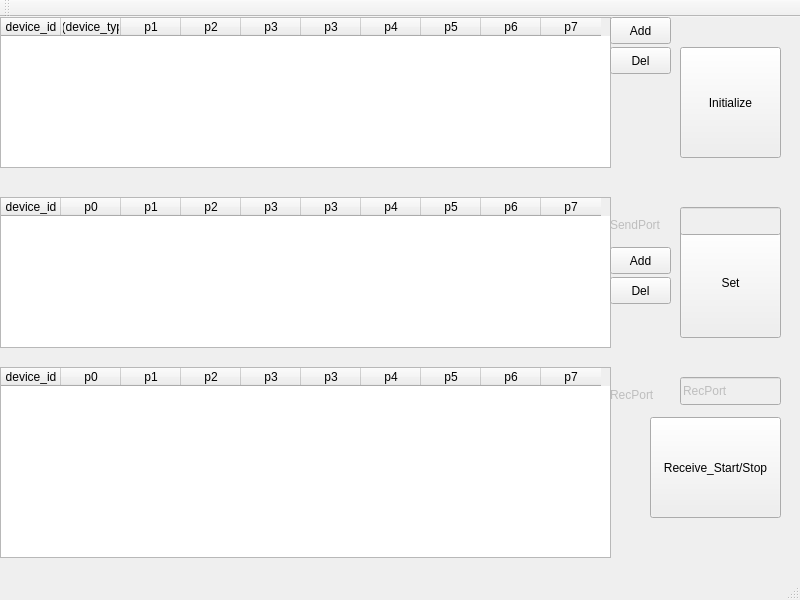
<?xml version="1.0" encoding="UTF-8"?>
<ui version="4.0">
 <class>MainWindow</class>
 <widget class="QMainWindow" name="MainWindow">
  <property name="geometry">
   <rect>
    <x>0</x>
    <y>0</y>
    <width>800</width>
    <height>600</height>
   </rect>
  </property>
  <property name="windowTitle">
   <string>MainWindow</string>
  </property>
  <widget class="QWidget" name="centralWidget">
   <widget class="QTableWidget" name="TabRec">
    <property name="geometry">
     <rect>
      <x>0</x>
      <y>350</y>
      <width>611</width>
      <height>191</height>
     </rect>
    </property>
    <attribute name="horizontalHeaderDefaultSectionSize">
     <number>60</number>
    </attribute>
    <attribute name="verticalHeaderDefaultSectionSize">
     <number>20</number>
    </attribute>
    <column>
     <property name="text">
      <string>device_id</string>
     </property>
    </column>
    <column>
     <property name="text">
      <string>p0</string>
     </property>
    </column>
    <column>
     <property name="text">
      <string>p1</string>
     </property>
    </column>
    <column>
     <property name="text">
      <string>p2</string>
     </property>
    </column>
    <column>
     <property name="text">
      <string>p3</string>
     </property>
    </column>
    <column>
     <property name="text">
      <string>p3</string>
     </property>
    </column>
    <column>
     <property name="text">
      <string>p4</string>
     </property>
    </column>
    <column>
     <property name="text">
      <string>p5</string>
     </property>
    </column>
    <column>
     <property name="text">
      <string>p6</string>
     </property>
    </column>
    <column>
     <property name="text">
      <string>p7</string>
     </property>
    </column>
   </widget>
   <widget class="QTableWidget" name="TabInit">
    <property name="geometry">
     <rect>
      <x>0</x>
      <y>0</y>
      <width>611</width>
      <height>151</height>
     </rect>
    </property>
    <attribute name="horizontalHeaderDefaultSectionSize">
     <number>60</number>
    </attribute>
    <attribute name="verticalHeaderDefaultSectionSize">
     <number>20</number>
    </attribute>
    <column>
     <property name="text">
      <string>device_id</string>
     </property>
    </column>
    <column>
     <property name="text">
      <string>p0(device_type)</string>
     </property>
    </column>
    <column>
     <property name="text">
      <string>p1</string>
     </property>
    </column>
    <column>
     <property name="text">
      <string>p2</string>
     </property>
    </column>
    <column>
     <property name="text">
      <string>p3</string>
     </property>
    </column>
    <column>
     <property name="text">
      <string>p3</string>
     </property>
    </column>
    <column>
     <property name="text">
      <string>p4</string>
     </property>
    </column>
    <column>
     <property name="text">
      <string>p5</string>
     </property>
    </column>
    <column>
     <property name="text">
      <string>p6</string>
     </property>
    </column>
    <column>
     <property name="text">
      <string>p7</string>
     </property>
    </column>
   </widget>
   <widget class="QPushButton" name="BtInit">
    <property name="geometry">
     <rect>
      <x>680</x>
      <y>30</y>
      <width>101</width>
      <height>111</height>
     </rect>
    </property>
    <property name="text">
     <string>Initialize</string>
    </property>
   </widget>
   <widget class="QPushButton" name="BtRec">
    <property name="geometry">
     <rect>
      <x>650</x>
      <y>400</y>
      <width>131</width>
      <height>101</height>
     </rect>
    </property>
    <property name="text">
     <string>Receive_Start/Stop</string>
    </property>
   </widget>
   <widget class="QTableWidget" name="TabSet">
    <property name="geometry">
     <rect>
      <x>0</x>
      <y>180</y>
      <width>611</width>
      <height>151</height>
     </rect>
    </property>
    <attribute name="horizontalHeaderDefaultSectionSize">
     <number>60</number>
    </attribute>
    <attribute name="verticalHeaderDefaultSectionSize">
     <number>20</number>
    </attribute>
    <column>
     <property name="text">
      <string>device_id</string>
     </property>
    </column>
    <column>
     <property name="text">
      <string>p0</string>
     </property>
    </column>
    <column>
     <property name="text">
      <string>p1</string>
     </property>
    </column>
    <column>
     <property name="text">
      <string>p2</string>
     </property>
    </column>
    <column>
     <property name="text">
      <string>p3</string>
     </property>
    </column>
    <column>
     <property name="text">
      <string>p3</string>
     </property>
    </column>
    <column>
     <property name="text">
      <string>p4</string>
     </property>
    </column>
    <column>
     <property name="text">
      <string>p5</string>
     </property>
    </column>
    <column>
     <property name="text">
      <string>p6</string>
     </property>
    </column>
    <column>
     <property name="text">
      <string>p7</string>
     </property>
    </column>
   </widget>
   <widget class="QPushButton" name="BtSet">
    <property name="geometry">
     <rect>
      <x>680</x>
      <y>210</y>
      <width>101</width>
      <height>111</height>
     </rect>
    </property>
    <property name="text">
     <string>Set</string>
    </property>
   </widget>
   <widget class="QLineEdit" name="EditPortSend">
    <property name="enabled">
     <bool>false</bool>
    </property>
    <property name="geometry">
     <rect>
      <x>680</x>
      <y>190</y>
      <width>101</width>
      <height>28</height>
     </rect>
    </property>
   </widget>
   <widget class="QLabel" name="label">
    <property name="enabled">
     <bool>false</bool>
    </property>
    <property name="geometry">
     <rect>
      <x>610</x>
      <y>200</y>
      <width>59</width>
      <height>16</height>
     </rect>
    </property>
    <property name="text">
     <string>SendPort</string>
    </property>
   </widget>
   <widget class="QLineEdit" name="EditPortRec">
    <property name="enabled">
     <bool>false</bool>
    </property>
    <property name="geometry">
     <rect>
      <x>680</x>
      <y>360</y>
      <width>101</width>
      <height>28</height>
     </rect>
    </property>
    <property name="text">
     <string>RecPort</string>
    </property>
   </widget>
   <widget class="QLabel" name="label_2">
    <property name="enabled">
     <bool>false</bool>
    </property>
    <property name="geometry">
     <rect>
      <x>610</x>
      <y>370</y>
      <width>59</width>
      <height>16</height>
     </rect>
    </property>
    <property name="text">
     <string>RecPort</string>
    </property>
   </widget>
   <widget class="QPushButton" name="BtAddInit">
    <property name="geometry">
     <rect>
      <x>610</x>
      <y>0</y>
      <width>61</width>
      <height>27</height>
     </rect>
    </property>
    <property name="text">
     <string>Add</string>
    </property>
   </widget>
   <widget class="QPushButton" name="BtDelInit">
    <property name="geometry">
     <rect>
      <x>610</x>
      <y>30</y>
      <width>61</width>
      <height>27</height>
     </rect>
    </property>
    <property name="text">
     <string>Del</string>
    </property>
   </widget>
   <widget class="QPushButton" name="BtAddSet">
    <property name="geometry">
     <rect>
      <x>610</x>
      <y>230</y>
      <width>61</width>
      <height>27</height>
     </rect>
    </property>
    <property name="text">
     <string>Add</string>
    </property>
   </widget>
   <widget class="QPushButton" name="BtDelDel">
    <property name="geometry">
     <rect>
      <x>610</x>
      <y>260</y>
      <width>61</width>
      <height>27</height>
     </rect>
    </property>
    <property name="text">
     <string>Del</string>
    </property>
   </widget>
  </widget>
  <widget class="QMenuBar" name="menuBar">
   <property name="geometry">
    <rect>
     <x>0</x>
     <y>0</y>
     <width>800</width>
     <height>22</height>
    </rect>
   </property>
  </widget>
  <widget class="QToolBar" name="mainToolBar">
   <attribute name="toolBarArea">
    <enum>TopToolBarArea</enum>
   </attribute>
   <attribute name="toolBarBreak">
    <bool>false</bool>
   </attribute>
  </widget>
  <widget class="QStatusBar" name="statusBar"/>
 </widget>
 <layoutdefault spacing="6" margin="11"/>
 <resources/>
 <connections/>
</ui>
